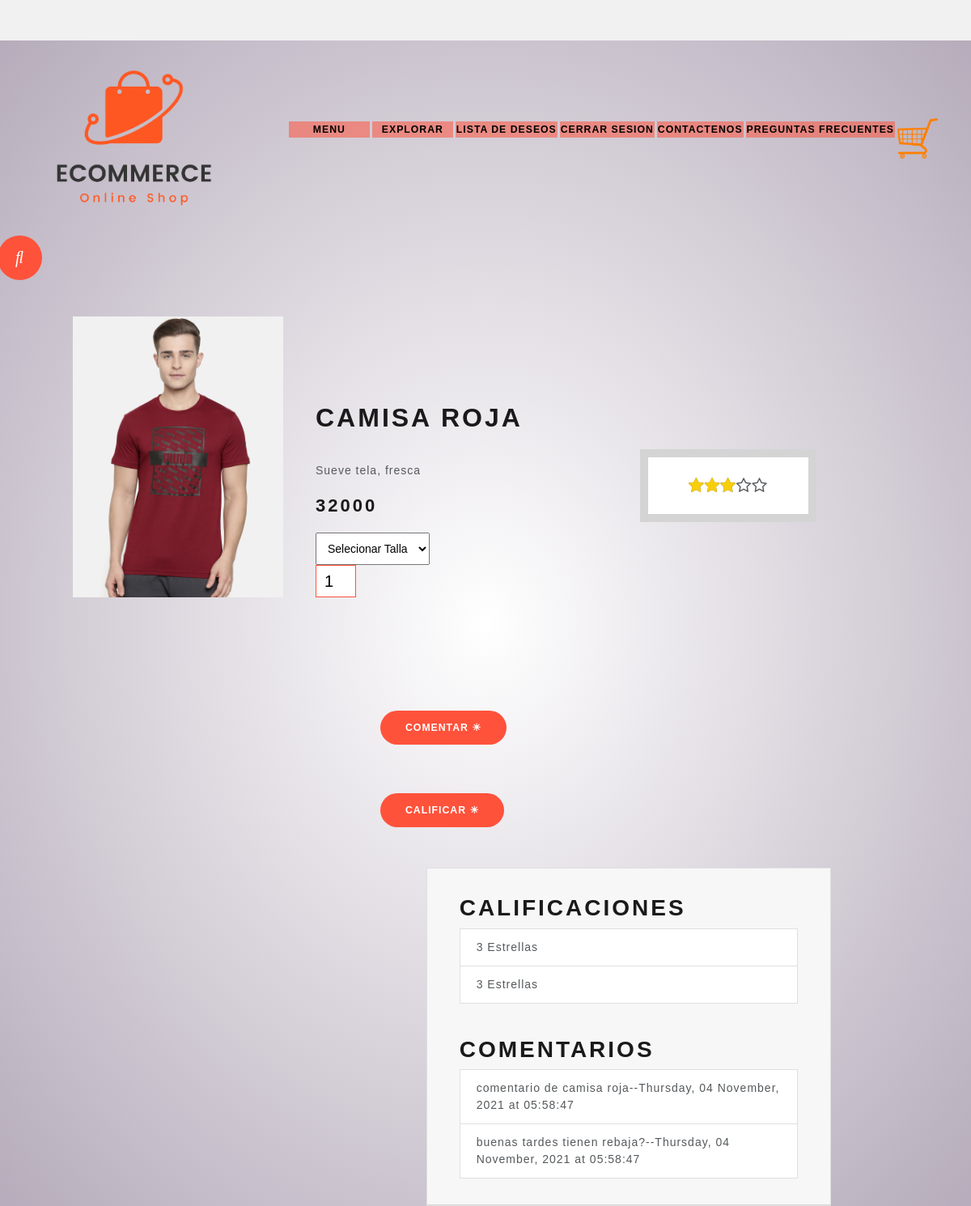
The app's page /detalleproductolog/1 (signed in) with its own data.
### app.py (models this page shows)
class Producto(db.Model):
    id = db.Column(db.Integer, primary_key=True)
    nombre = db.Column(db.String(200))
    precio = db.Column(db.String(200))
    caracteristicas = db.Column(db.String(500))
    imagen = db.Column(db.String(500))
    usuario_id = db.Column(db.Integer, ForeignKey('usuario.id'))
    admin_id = db.Column(db.Integer, ForeignKey('admin.id'))
    super_id = db.Column(db.Integer, ForeignKey('super.id'))

class Calificacion(db.Model):
    id = db.Column(db.Integer, primary_key=True)
    cuanto = db.Column(db.Integer)
    producto_id = db.Column(db.Integer, ForeignKey('producto.id'))
    usuario_id = db.Column(db.Integer, ForeignKey('usuario.id'))
    admin_id = db.Column(db.Integer, ForeignKey('admin.id'))
    super_id = db.Column(db.Integer, ForeignKey('super.id'))

class Comentario(db.Model):
    id = db.Column(db.Integer, primary_key=True)
    descripcion = db.Column(db.String(200))
    producto_id = db.Column(db.Integer, ForeignKey('producto.id'))
    usuario_id = db.Column(db.Integer, ForeignKey('usuario.id'))
    admin_id = db.Column(db.Integer, ForeignKey('admin.id'))
    super_id = db.Column(db.Integer, ForeignKey('super.id'))

### app.py (the view)
@app.route('/detalleproductolog/<id>',methods=['GET'])
@login_required
def get_detprodlog(id):
    sums = db.session.query(func.sum(Calificacion.cuanto)).group_by(Calificacion.producto_id)
    average = db.session.query(func.avg(sums.subquery())).scalar()
    usuario = db.session.query(Calificacion).filter( Calificacion.producto_id == id).count()
    average = average/usuario
    now = datetime.now()
    formatted_now = now.strftime("%A, %d %B, %Y at %X")
    producto = Producto.query.get(id)
    calificaciones = Calificacion.query.all()
    comentarios = Comentario.query.all()
    return render_template('productos/detalle_Productos_login.html', comentarios = comentarios, calificaciones = calificaciones, producto = producto, formatted_now = formatted_now, average = average)

### app.py (called while the page is built)
@login_manager.user_loader
def get(id):
    return Usuario.query.get(id) or Super.query.get(id) or Admin.query.get(id)

### templates/productos/detalle_Productos_login.html (shortened to what this page needs)
<!DOCTYPE html>
<html lang="en">
<head>
    <link rel="stylesheet" href="https://stackpath.bootstrapcdn.com/bootswatch/4.3.1/lux/bootstrap.min.css">
    <link rel="stylesheet" href="../../static/styles/style_index.css">
    <a class="attribution" href="http://fontawesome.io/"><i class="fa fa-font-awesome"></i> fontawesome.io</a>
    <link rel="stylesheet" href="../static/styles/style_star.css">
    <link rel="stylesheet" href="https://cdnjs.cloudflare.com/ajax/libs/font-awesome/4.7.0/css/font-awesome.min.css">
</head>
<body>
    <div class="header">
        <div class="container">
            <div class="navbar">
                <div class="logo">
                    <img src="../../static/docs/logo.png" width="250px">
                </div id="desplegable">
                <nav>
                    <ul>
                        <ul id="menu">
                            <li><a href="/menulogin">Menu</a></li>
                            <li><a href="/productslog">Explorar</a></li>
                            <li><a href="/lista_deseos">Lista De Deseos</a></li>
                            <li><a href="/logout">Cerrar Sesion</a></li>
                            <li><a href="/contactslog">Contactenos</a></li>
                            <li><a href="/preguntaslog">Preguntas Frecuentes</a></li>
                        </ul>
                    </ul>
                </nav>
                <a href="https://mail.google.com/mail/u/0/"><img src="../../static/docs/cart.png" width="50px" height="50px"></a>
            </div>
        </div>
        <div class="buscar">
            <div class="boton">
                <i class="fas fa-search"></i>
            </div>
        </div>
        <div class="small-container  single-product">
            <div class="row">
                <div class="col-2">
                    <img src="{{producto.imagen}}" width="200%" id="ProductImg">
                </div>
                <div class="col-2">
                    <h1>{{producto.nombre}}</h1>
                    <h8>{{producto.caracteristicas}}</h8>
                    <h4>{{producto.precio}}</h4>
                    <select>
                        <option >Selecionar Talla</option>
                    </select>
                    <input type="number" value="1">
                </div>
                <table>
                    <tbody>
                        <tr class="promedio">
                            <td>
                                <div class="stars-outer">
                                    <div class="stars-inner"></div>
                                </div>
                            </td>
                        </tr>
                    </tbody>
                </table>
                <div class="col-2">
                    <a href="{{url_for('comentar', id=producto.id)}}" class="btn">Comentar &#9728;</a>
                    <a href="{{url_for('calificar', id=producto.id)}}" class="btn">Calificar &#9728;</a>
                </div>
                <div class="col-md-6 offset-md-4 my-auto">
                    <div class="card">
                        <div class="card-header">
                            <div class="card-body">
                                <h2>Calificaciones</h2>
                                <ul class="list-group">
                                    {% for calificacion in calificaciones %}{% if calificacion.producto_id == producto.id%}
                                    <li class="list-group-item">
                                        <span>{{calificacion.cuanto}} Estrellas</span>
                                    </li>
                                    {% endif %} {% endfor %}
                                </ul>
                            </div>
                            <div class="card-body ">
                                <h2>Comentarios</h2>
                                <ul class="list-group ">
                                    {% for comentario in comentarios %} {% if comentario.producto_id == producto.id%}
                                    <li class="list-group-item ">
                                        <span>{{comentario.descripcion + "--" + formatted_now}} </span>
                                    </li>{% endif %} {% endfor %}
                                </ul>
                            </div>
                        </div>
                    </div>
                </div>
            </div>
        </div>
    </div>
</body>
</html>

### static/styles/style_index.css (style rules this page uses)
* { margin: 0; padding: 0; box-sizing: border-box; }
.navbar { display: flex; }
body { font-family: 'Anton', sans-serif; }
nav { flex: 1; text-align: right; }
nav ul { display: inline-block; list-style-type: none; }
nav ul li { display: inline-block; margin-right: 3px; }
a { text-decoration: none; color: #555; }
.container { max-width: 1300px; margin: auto; padding-left: 25px; padding-right: 25px; }
.row { display: flex; align-items: center; flex-wrap: wrap; justify-content: space-around; }
.col-2 { flex-basis: 50%; min-width: 300px; }
.col-2 img { max-width: 100%; padding: 50px 0; }
.col-2 h1 { font: size 50px; line-height: 60px; margin: 25px 0; }
.btn { display: inline-block; background: #ff523b; color: #fff; padding: 8px 30px; margin: 30px 0; border-radius: 30px; transition: background 0.8s; }
.header { background: radial-gradient(#fff, #b6acbb); }
.header .row { margin-top: 70px; }
#menu li>a { background-color: #ff523b8a; color: #000; padding: 1px; display: block; text-decoration: none; min-width: 100px; }
#menu>li { float: left; text-align: center }
.small-container { max-width: 1080px; margin: auto; padding-left: 25px; padding-right: 25px; }
.single-product { margin-top: 80px; }
.single-product .col-2 { padding: 20px; }
.single-product .col-2 img { padding: 0; }
.single-product h4 { margin: 20px 0; font-size: 22px; font-weight: bold; }
.single-product select { display: block; padding: 10px; margin-top: 20px; }
.single-product input { width: 50px; height: 40px; padding-left: 10px; font-size: 20px; margin-right: 10px; border: 1px solid #ff523b; }
.buscar { position: absolute; padding: 5px; }
.boton { position: absolute; top: 0; right: 0; background: #ff523b; width: 55px; height: 55px; line-height: 55px; text-align: center; color: white; font-size: 20px; border-radius: 50%; cursor: pointer; }

### static/styles/style_star.css (style rules this page uses)
body { margin-top: 50px; font-family: sans-serif; background: #f1f1f1; }
table { margin: 0 auto; text-align: center; border-collapse: collapse; border: 10px solid #d4d4d4; font-size: 20px; background: #fff; }
table th, table td { padding: 20px 50px; }
.stars-outer { display: inline-block; position: relative; font-family: FontAwesome; }
.stars-outer::before { content: "\f006 \f006 \f006 \f006 \f006"; }
.stars-inner { position: absolute; top: 0; left: 0; white-space: nowrap; overflow: hidden; width: 0; }
.stars-inner::before { content: "\f005 \f005 \f005 \f005 \f005"; color: #f8ce0b; }
.attribution { font-size: 12px; color: #444; text-decoration: none; text-align: center; position: fixed; right: 10px; bottom: 10px; z-index: -1; }

### records on screen
Producto: imagen (picture), nombre "CAMISA ROJA", caracteristicas "Sueve tela, fresca", precio "32000"
Calificacion: cuanto "3"
Calificacion: cuanto "3"
Comentario: descripcion "comentario de camisa roja--Thursday, 04 November, 2021 at 05:58:47"
Comentario: descripcion "buenas tardes tienen rebaja?--Thursday, 04 November, 2021 at 05:58:47"
